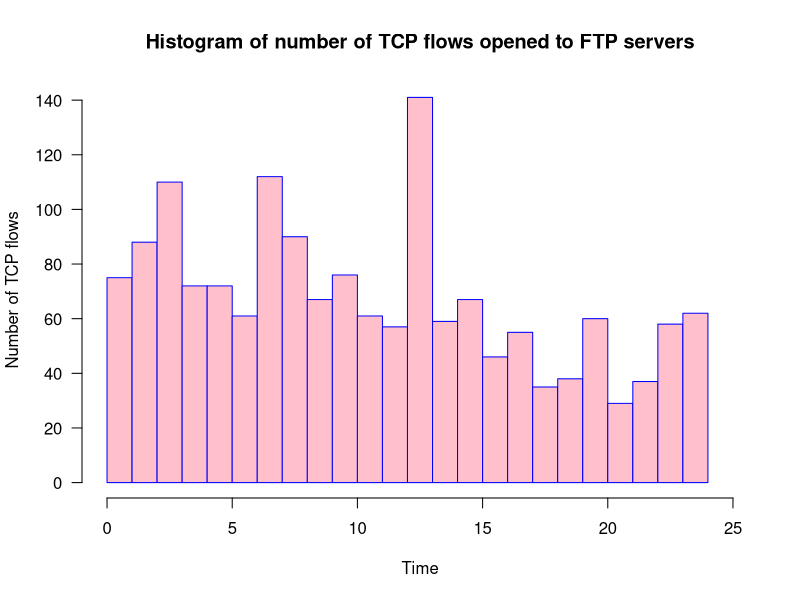

Generate this figure with R:
hist_data <- read.table("histogram_tcp_connections.txt", header=FALSE)
hist_data <- as.numeric(unlist(hist_data))
hist(hist_data, main="Histogram of number of TCP flows opened to FTP servers",xlab="Time", ylab="Number of TCP flows", border="blue", col="pink", xlim=c(0,25), las=1, breaks=24)
